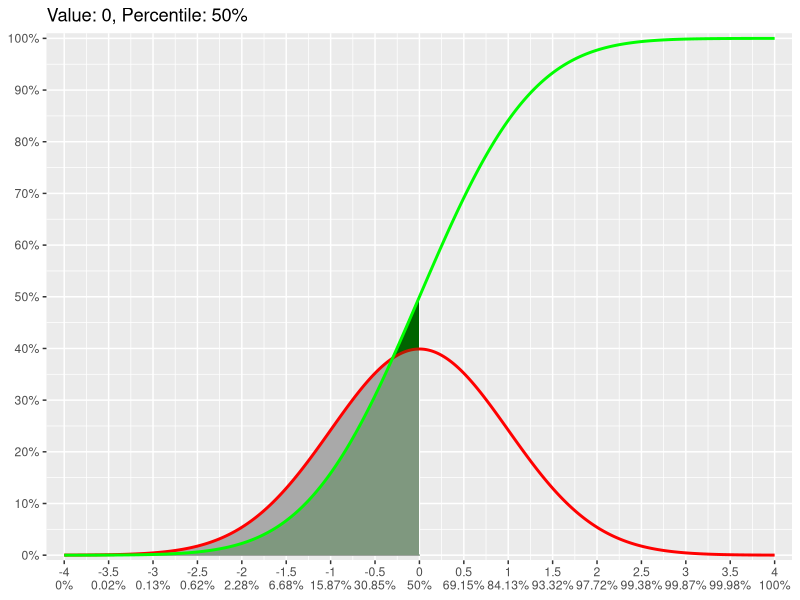
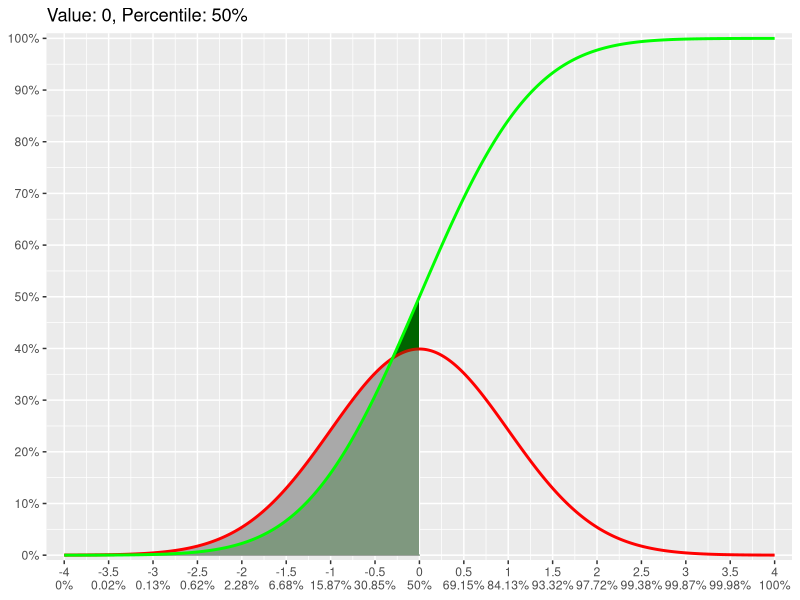
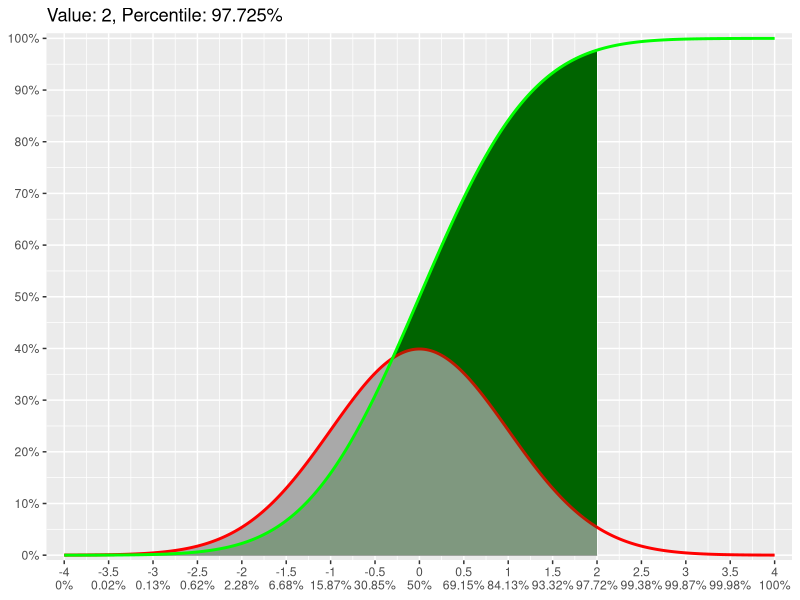
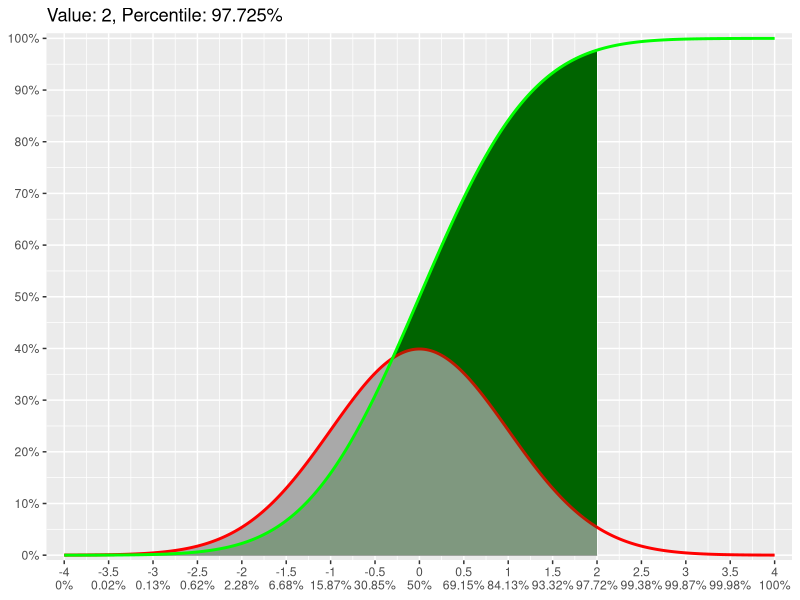
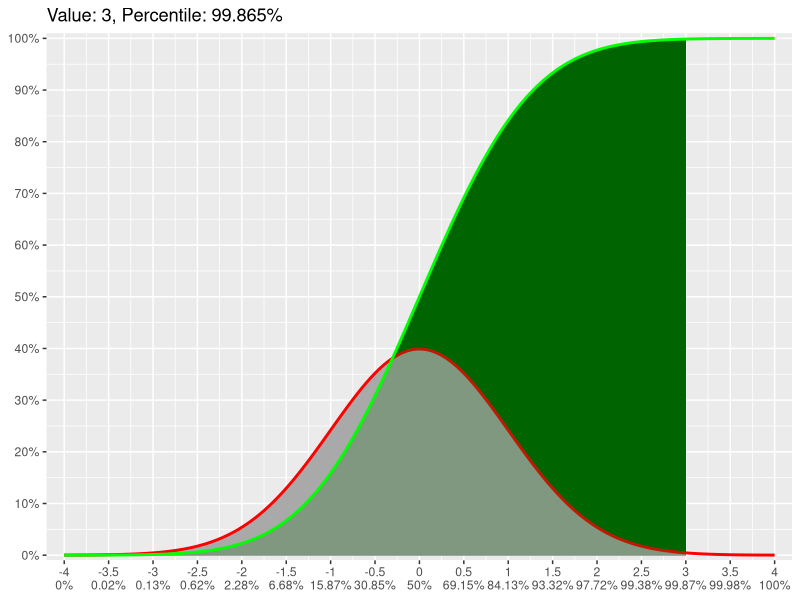
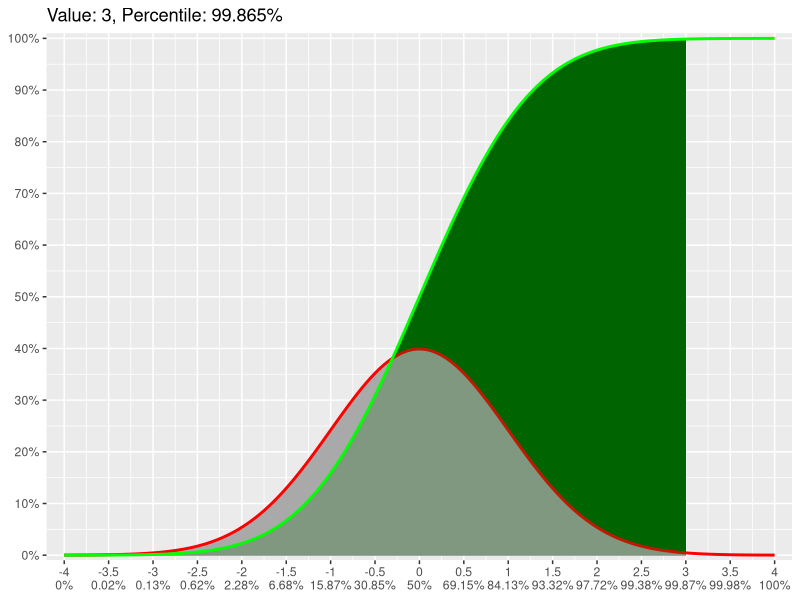
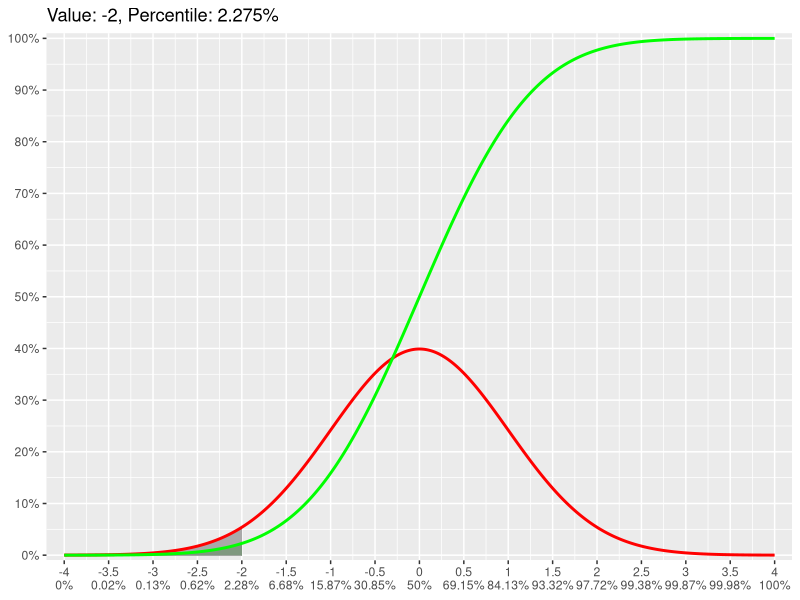
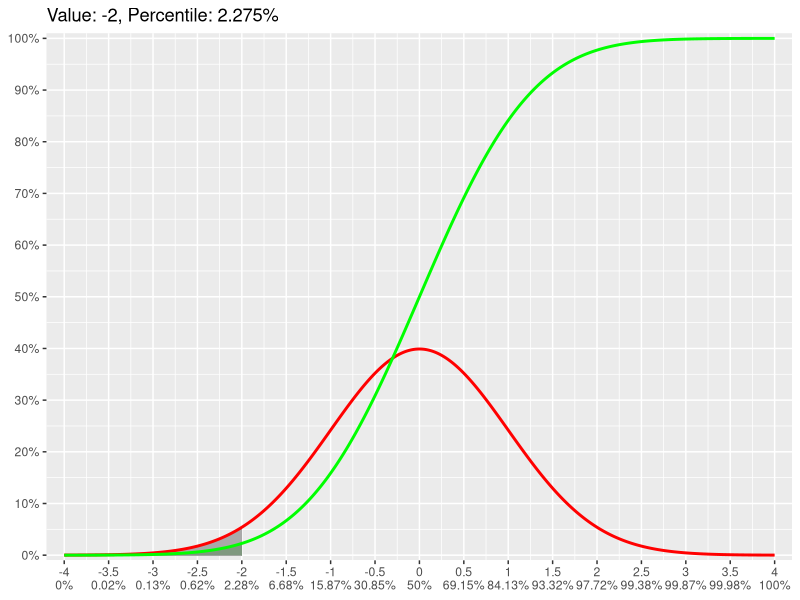

Write the R code that produced these figures, in order.
library(ggplot2)

if (interactive()) {
		setwd("E:/Users/Jim/My Documents/OCC/@Reviews/Serious Statistics and Scripts/Graphs")
} else {
	pdf(NULL)
}

labelPer = function(x) paste0(x, "\n", round(pnorm(x)*100, 2), "%")
labelCDF = function(x)	paste0(x*100, "%")

CDFPLOT = function(valu){
	ggplot(data = data.frame(x = c(-10, 10)), aes(x)) + ggtitle(paste0("Value: ", valu, ", Percentile: ", round(pnorm(valu)*100, 4), "%")) + 
	stat_function(fun = pnorm, n = 1001, xlim=c(-10, valu), geom="area", fill = "darkgreen", color = "darkgreen") + 
	stat_function(fun = dnorm, n = 1001, xlim=c(-10, valu), geom="area", fill = "darkgrey", color = "darkgrey") + 
	stat_function(fun = dnorm, n = 1001, color = "red", size = 1) + 
	stat_function(fun = pnorm, n = 1001, xlim=c(-10, valu), geom="area", fill = "darkgreen", alpha = 0.25) + 
	stat_function(fun = pnorm, n = 1001, color = "green", size = 1) + 
	scale_x_continuous(breaks = seq(-5, 5, 0.5), labels = labelPer, limits = c(-4, 4), expand = c(0, 0.2), name = NULL) + 
	scale_y_continuous(breaks = 0:10/10, labels=labelCDF, expand = c(0.01, 0), name = NULL)

	ggsave(filename=paste0("ECDF Example - ", valu, ".pdf"), width=8, height=8)
	ggsave(filename=paste0("ECDF Example - ", valu, ".png"), width=8, height=8, dpi=300)
}

CDFPLOT(0)

CDFPLOT(2)
CDFPLOT(3)

CDFPLOT(-2)
CDFPLOT(-3)